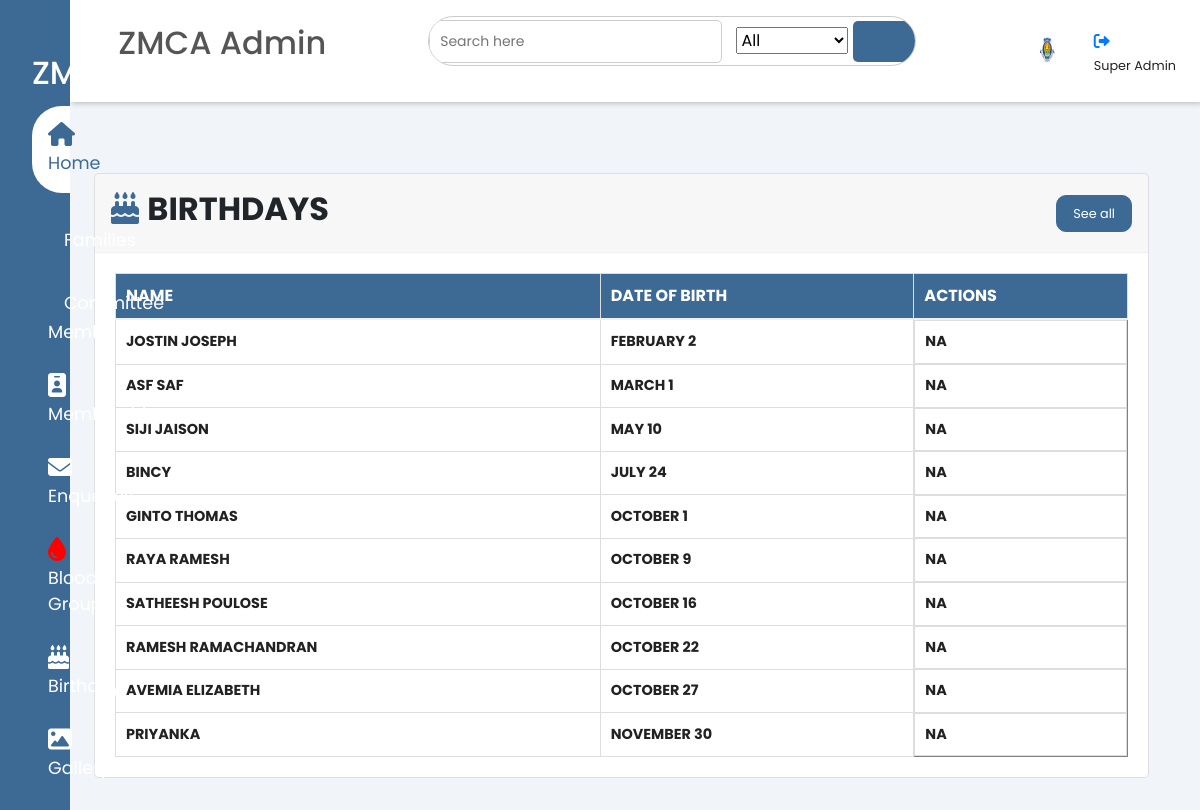
The page /birthdaydetails1/ on the database its author committed.
### members/models.py (models this page shows, shortened)
class OtherDetails(models.Model):
    oid = models.AutoField(primary_key=True)
    up = models.ForeignKey(UserProfile, on_delete=models.CASCADE)
    fname = models.CharField(max_length=255)
    lname = models.CharField(max_length=255)
    GENDER_CHOICES = [('M', 'Male'),('F', 'Female'),('O', 'Other'),]
    gender = models.CharField(max_length=1, choices=GENDER_CHOICES)
    whatsappno = models.CharField(max_length=15)
    email = models.EmailField()
    dob = models.DateField()
    blood_group = models.CharField(max_length=10)
    relationship_with_owner = models.CharField(max_length=255)
    status=models.IntegerField()

class OwnerDetails(models.Model):
    pid = models.AutoField(primary_key=True)
    up = models.ForeignKey(UserProfile, on_delete=models.CASCADE)
    owner_first_name = models.CharField(max_length=255)
    owner_last_name = models.CharField(max_length=255)
    family_name = models.CharField(max_length=255)
    address_zambia = models.TextField()
    lcity=models.CharField(max_length=255)
    lprovince=models.CharField(max_length=255)
    address_india = models.TextField()
    GENDER_CHOICES = [('M', 'Male'),('F', 'Female'),('O', 'Other'),]
    gender = models.CharField(max_length=1, choices=GENDER_CHOICES)
    dob = models.DateField()
    blood_group = models.CharField(max_length=10)
    work_name=models.CharField(max_length=255)
    company_name = models.CharField(max_length=255)
    contact_no_india = models.CharField(max_length=15)
    cperson = models.CharField(max_length=255)
    contact_no_zm = models.CharField(max_length=15)
    whatsapp_no = models.CharField(max_length=15)
    email = models.EmailField()
    zmstatus=models.CharField(max_length=15)
    status=models.IntegerField()

class SpouseDetails(models.Model):
    spid=models.AutoField(primary_key=True)
    up = models.ForeignKey(UserProfile, on_delete=models.CASCADE)
    spouse_name = models.CharField(max_length=255)
    GENDER_CHOICES = [('M', 'Male'),('F', 'Female'),('O', 'Other'),]
    gender = models.CharField(max_length=1, choices=GENDER_CHOICES)
    spouse_dob = models.DateField()
    blood_group = models.CharField(max_length=10)
    spouse_phone_no = models.CharField(max_length=15)
    spouse_whatsapp_no = models.CharField(max_length=15)
    spouse_work = models.CharField(max_length=255)
    spouse_designation = models.CharField(max_length=255)
    spouse_email = models.EmailField()
    STATUS_CHOICES = [
        ('1', 'LivingInZambia'),
        ('2', 'LivingInOtherCountry'),
        ('3', 'Deceased'),
    ]
    status = models.CharField(max_length=20, choices=STATUS_CHOICES)

class ChildrenDetails(models.Model):
    cid = models.AutoField(primary_key=True)
    up = models.ForeignKey(UserProfile, on_delete=models.CASCADE)
    child_name = models.CharField(max_length=255)
    GENDER_CHOICES = [('M', 'Male'),('F', 'Female'),('O', 'Other'),]
    gender = models.CharField(max_length=1, choices=GENDER_CHOICES)
    BIRTH_ORDER_CHOICES = [
        ('Firstborn', 'Firstborn'),
        ('Secondborn', 'Secondborn'),
        ('Thirdborn', 'Thirdborn'),
       ('Fourtborn','Fourtborn'),
        ('Fifthborn', 'Fifthborn'),
        ('Sixthborn', 'Sixthborn'),
        ('seventhborn', 'seventhborn'),
       ('eighthborn','eighthborn'),
        ('ninenthborn', 'ninenthborn'),
       ('tenthborn','tenthborn'),]
    birth_order = models.CharField(max_length=15,choices=BIRTH_ORDER_CHOICES)
    dob = models.DateField()
    blood_group = models.CharField(max_length=10)
    status=models.IntegerField()

### zmcaadmin/views.py (the view)
# urls.py: path('birthdaydetails1/',views.birthdaydetails1, name='birthdaydetails1'),
def birthdaydetails1(request):
    user_profile = UserProfile.objects.all()
    owners = OwnerDetails.objects.all()
    spouses = SpouseDetails.objects.all()
    children = ChildrenDetails.objects.all()
    others = OtherDetails.objects.all()
    today = date.today()
    owner_birthdays = {f"{owner.owner_first_name} {owner.owner_last_name}": owner.dob for owner in owners}
    spouse_birthdays = {spouse.spouse_name: spouse.spouse_dob for spouse in spouses}
    children_birthdays = {child.child_name: child.dob for child in children}
    other_birthdays = {f"{other.fname} {other.lname}": other.dob for other in others}
    owner_data = [(name, dob) for name, dob in owner_birthdays.items()]
    spouse_data = [(name, dob) for name, dob in spouse_birthdays.items()]
    children_data = [(name, dob) for name, dob in children_birthdays.items()]
    other_data = [(name, dob) for name, dob in other_birthdays.items()]
    all_data = owner_data + spouse_data + children_data + other_data
    sorted_data = sorted(all_data, key=lambda x: (x[1].month, x[1].day))
    paginator = Paginator(sorted_data, 10)  # Show 10 items per page
    page_number = request.GET.get('page')
    page_obj = paginator.get_page(page_number)
    context = {
        'today': today,
        'page_obj': page_obj,
        'up': user_profile,
    }
    return render(request, 'admin/birthdaywish.html', context)

### templates/admin/birthdaywish.html (shortened to what this page needs)
{% extends 'admin/adminbase.html' %}
{% load static %}
{% block content %}
<div class="sidebar">
  <div class="sidebar-brand">
    <h2><span>ZMCA</span></h2>
  </div>
  <div class="sidebar-menu">
    <ul>
      <li>
        <a href="{% url 'adminindex' %}" class="active"><span class="fas fa-home"></span>
        <span>Home</span></a>
      </li>
      <li>
        <a href="{% url 'members_view' %}"><span class="las la-home"></span>
          <span>Families</span></a>
      <li>
        <a href="{% url 'committe' %}"><span class="las la-users"></span>
        <span>Committee Members</span></a>
      </li>
      <li>
        <a href="{% url 'fam_view' %}">
        <span class="fas fa-id-badge"></span>
        <span>Membership</span></a>
      </li>
      <li>
        <a href="{% url 'enquiry_list' %}"><span class="fas fa-envelope"></span>
        <span>Enqueries</span></a>
       </ul>
      <li>
        <a href="{% url 'bloodgroupadmin' %}">
          <span class="fas fa-tint" style="color: red;"></span>
        <span>Blood Group</span></a>
      </li>
      <li>
        <a href="{% url 'birthdaydetails1' %}">
          <span class="fas fa-birthday-cake"></span>
        <span>Birthday</span></a>
      </li>
      <li>
        <a href="{% url 'addgalleryview' %}"><span class="fa-solid fa-image"></span>
        <span>Gallery</span></a>
       <li>
        <a href="{% url 'addhomegallery' %}"><span class="fa-solid fa-image"></span>
        <span>Home Gallery</span></a>
      </li>
      <li>
        <a href="{% url 'addblogview' %}"><span class="las la-blog"></span>
        <span>Blog</span></a>
      </li>
      <li>
        <a href="{% url 'eventview' %}"><span class="fa fa-bell"></span>
        <span>Events</span></a>
      </li>
  </div>
</div>
<div class="main-content">
  <header>
    <h2>
      <label for="nav-toggle">
        <span class="las la-bars"></span>
      </label>
    ZMCA Admin
    </h2>
  <div class="search-wrapper">
    <form method="GET" action="{% url 'birthdaydetails1' %}">
      <input type="search" id="searchInput" name="q" placeholder="Search here" value="{{ request.GET.q|default_if_none:'' }}" />
      <select id="monthSelect" name="month">
        <option value="">All</option>
      </select>
      <button type="submit"> </button>
    </form>
  </div>
        <div class="user-wrapper">
          <img src="{% static 'img/logo.jpg' %}" width="60px" height="60px" alt="">
          <div>
            <h4>        <a href="{% url 'logout' %}" style="font-size: 16px;"> <i class="fa-solid fa-right-from-bracket"></i></a>
            </h4>
            <small>Super Admin</small>
          </div>
        </div>
      </header>
      <main>
<div class="recent-grid">
  <div class="projects" >
    <div class="card" style="width: 130%;">
      <div class="card-header">
        <h2><span class="fas fa-birthday-cake" style="color: #3d6a95;"></span>
            <span class="uppercase-text">Birthdays</span></h2>
        <button>See all</button>
      </div>
      <div class="card-body">
        <div class="table-responsive">
            <table border="1">
                <thead>
                  <tr>
                    <th class="uppercase-text">Name</th>
                    <th class="uppercase-text">Date of Birth</th>
                    <th class="uppercase-text">Actions</th>
                  </tr>
                </thead>
                <tbody>
                  <tbody>
                    {% for name, dob in page_obj %}
                    <tr {% if dob.day == today.day and dob.month == today.month %} class="birthday-highlight" {% endif %}>
                        <td class="uppercase-text">{{ name }}</td>
                        <td class="uppercase-text">{{ dob|date:"F j" }}</td>
                        <td class="uppercase-text">
                            {% if dob.day == today.day and dob.month == today.month %}
                            <form action="{% url 'send_birthday_wish' %}" method="post">
                                {% csrf_token %}
                                <input type="hidden" name="recipient_name" value="{{ name }}">
                                <button type="submit" class="link-container"><i class="fas fa-gift" style="color: #dd3a8e;"></i>&nbsp;Make a Wish</button>
                            </form>
                            {% else %}
                            NA
                            {% endif %}
                        </td>
                    </tr>
                    {% endfor %}
                    </tbody>
                  </tbody>
              </table>
        </div>
      </div>
    </div>
  </div>
</div>
      </main>
    </div>
    {% endblock %}

### static/css/admin.css (style rules this page uses)
:root { --main-color:#3d6a95; --color-dark: #1D2231; --text-grey: #8390A2; }
* { padding: 0; margin: 0; box-sizing: border-box; list-style-type: none; text-decoration: none; font-family: 'Poppins', sans-serif; }
.sidebar { width: 345px; position: fixed; left: 0; top: 0; height: 100%; background: var(--main-color); z-index: 100; transition: width 300ms; }
.sidebar-brand { height: 90px; padding: 1rem 0rem 1rem 2rem; color: #fff; }
.sidebar-menu { margin-top: 1rem; }
.sidebar-menu li { width: 100%; margin-bottom: 1.7rem; padding-left: 1rem; }
.sidebar-menu a { padding-left: 1rem; display: block; color: #fff; font-size: 1.1rem; }
.sidebar-menu a.active { background: #fff; padding-top:1rem; padding-bottom: 1rem; color:var(--main-color); border-radius:30px 0px 0px 30px; }
.sidebar-menu a span:first-child { font-size: 1.5rem; padding-right: 1rem; }
.main-content { transition: margin-left 300ms; margin-left: 345px; }
header { background: #fff; display: flex; justify-content: space-between; align-items: center; padding: 1rem 1.5rem; box-shadow: 2px 2px 5px rgba(0, 0, 0, 0.2); position: fixed; left:345px; width: calc(100% - 345px); top:0; z-index: 100%; transition: left 300ms; }
header h2 { color: #555; }
header label span { font-size: 1.7rem; padding-right: 1rem; }
.search-wrapper { border: 1px solid #ccc; border-radius: 30px; height: 50px; display: flex; align-items: center; overflow-x: hidden; }
.search-wrapper input { height: 100%; padding:.5rem; border: none; outline: none; }
.user-wrapper { display: flex; align-items: center; }
.user-wrapper img { border-radius: 50%; margin-right:1rem; }
.user-wrapper h4 { margin-bottom: 0rem !important; }
main { margin-top: 85px; padding: 2rem 1.5rem; background: #f1f5f9; min-height: calc(100vh - 90px); }
.recent-grid { margin-top: 3.5rem; display: grid; grid-gap:2rem; grid-template-columns: 65% auto; }
.card { background: #fff; border-radius: 5px; }
.card-header { padding: 1rem; }
.card-header { display: flex; justify-content: space-between; align-items: center; border-bottom: 1px solid #f0f0f0; }
.card-header button { background: var(--main-color); border-radius: 10px; color: #fff; font-size: .8rem; padding: .5rem 1rem; border:1px solid var(--main-color) }
table { border-collapse: collapse; }
thead tr { border-top: 1px solid #f0f0f0; border-bottom: 2px solid #f0f0f0; }
td { padding: .5rem 1rem; font-size: .9rem; color: #222; }
tr td:last-child { display: flex; align-items: center; }
.table-responsive { width: 100%; overflow-x: auto; }
@media only screen and (max-width: 1200px) { .sidebar { width: 70px; } }
@media only screen and (max-width: 1200px) { .sidebar .sidebar-brand, .sidebar li { padding-left: 1rem; text-align: center; } }
@media only screen and (max-width: 1200px) { .sidebar li a { padding-left: 0rem; } }
@media only screen and (max-width: 1200px) { .main-content { margin-left: 70px; } }
@media only screen and (max-width: 1200px) { .main-content header { width: calc(100% - 70px); left: 70px; } }

### templates/admin/birthdaywish.html (style rules this page uses)
table { width: 100%; }
.recent-grid { margin-top: 3.5rem; display: grid; grid-gap: 2rem; grid-template-columns: 75% auto; }
table { width: 100%; border-collapse: collapse; }
table thead tr { background-color: #3d6a95; color: #fff; }
table tbody tr { transition: transform 0.2s ease-in-out; }
table th, table td { padding: 10px; text-align: left; border: 1px solid #ddd; }
.table-responsive { overflow-x: auto; }
.search-wrapper { display: flex; align-items: center; margin-bottom: 20px; }
#searchInput { padding: 10px; border: 1px solid #ccc; border-radius: 5px; margin-right: 10px; flex: 1; max-width: 300px; font-size: 14px; }
.search-wrapper button { padding: 10px 15px; background-color: #3d6a95; color: #fff; border: none; border-radius: 5px; cursor: pointer; transition: background-color 0.3s; font-size: 14px; }
.uppercase-text { text-transform: uppercase; font-weight: bold; }

### rows shown on the page
OtherDetails: page_obj "FEBRUARY 2"
OwnerDetails: page_obj "MARCH 1"
OtherDetails: page_obj "MAY 10"
SpouseDetails: page_obj "BINCY", page_obj "JULY 24"
OwnerDetails: page_obj "OCTOBER 1"
ChildrenDetails: page_obj "RAYA RAMESH", page_obj "OCTOBER 9"
OwnerDetails: page_obj "OCTOBER 16"
OwnerDetails: page_obj "OCTOBER 22"
ChildrenDetails: page_obj "AVEMIA ELIZABETH"
ChildrenDetails: page_obj "OCTOBER 27"
SpouseDetails: page_obj "PRIYANKA", page_obj "NOVEMBER 30"

### other values the page prints
{{ name }} "JOSTIN JOSEPH" "ASF SAF" "SIJI JAISON" "GINTO THOMAS" "SATHEESH POULOSE" "RAMESH RAMACHANDRAN"
